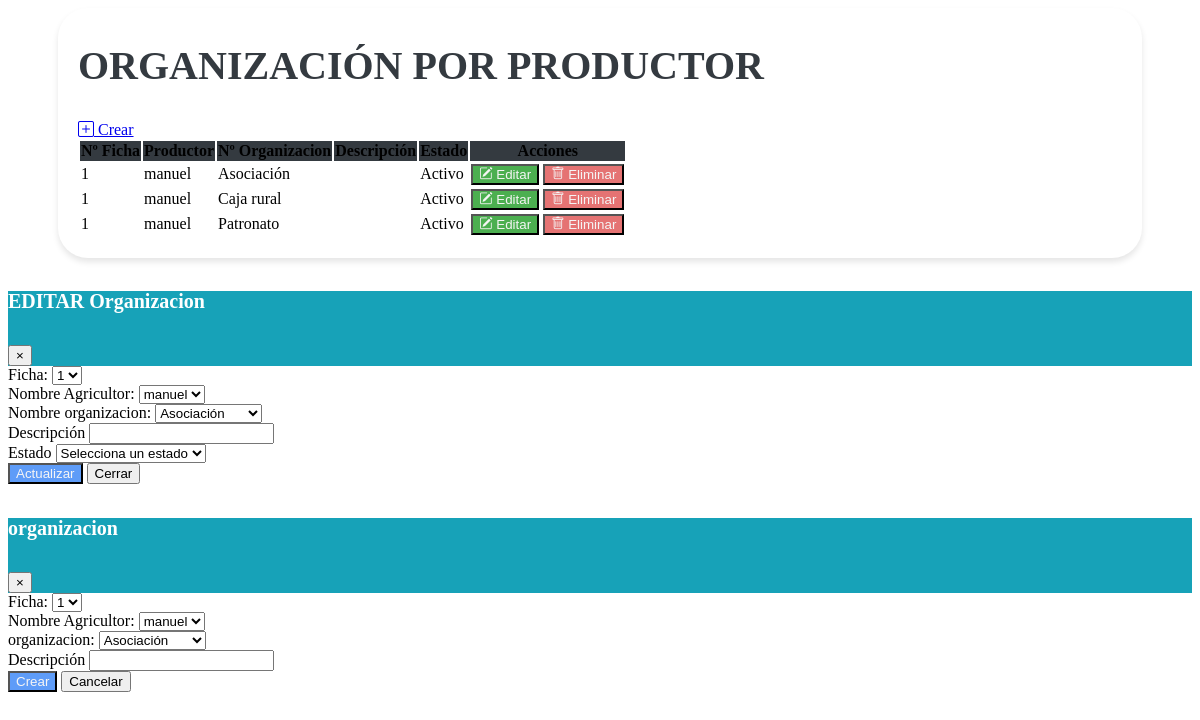
The page /vistas/Mantenimiento_Organizaciones_Productor.php on the database as committed earlier.
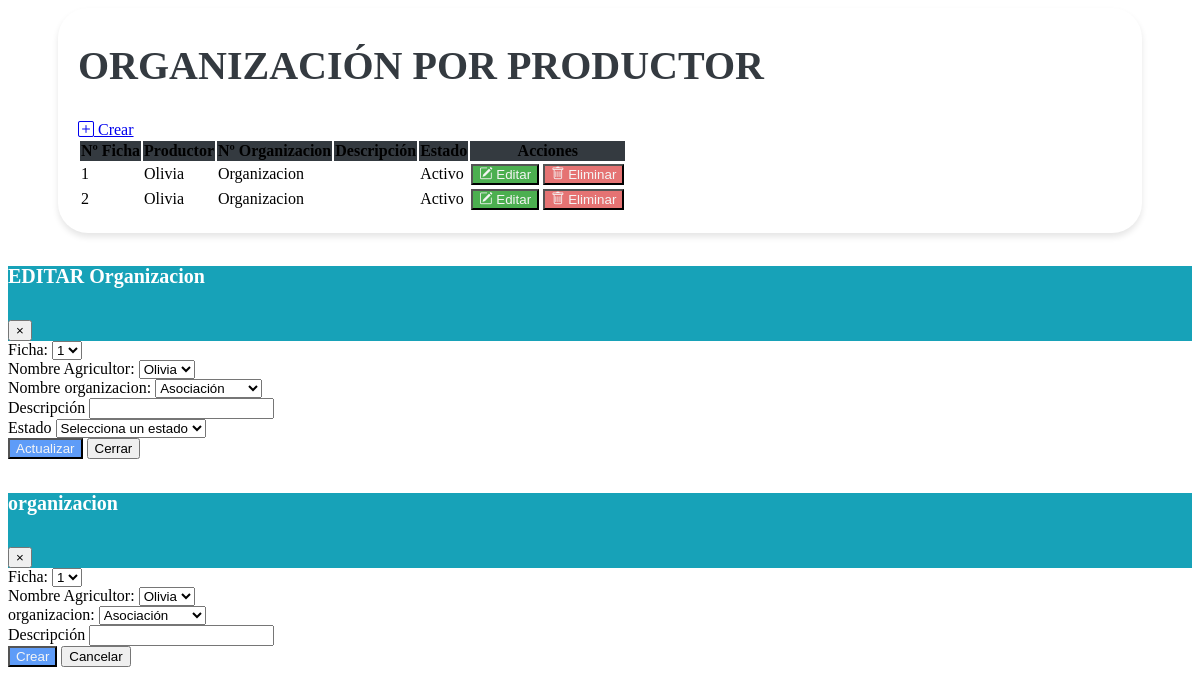
The same page on the database as committed later.
### tables this page shows
CREATE TABLE `tbl_organizaciones_por_productor` (
  `id_ficha` bigint(20) DEFAULT NULL,
  `id_productor` bigint(20) DEFAULT NULL,
  `id_organizacion` bigint(20) NOT NULL,
  `Id_Organizacion_Productor` bigint(20) NOT NULL,
  `descripcion` text DEFAULT NULL,
  `creado_por` varchar(50) DEFAULT NULL,
  `fecha_creacion` timestamp NOT NULL DEFAULT current_timestamp(),
  `modificado_por` varchar(50) DEFAULT NULL,
  `fecha_modificacion` timestamp NOT NULL DEFAULT current_timestamp() ON UPDATE current_timestamp(),
  `estado` enum('A','I') DEFAULT 'A'
);

CREATE TABLE `tbl_productor` (
  `id_ficha` varchar(50) DEFAULT NULL,
  `id_productor` bigint(20) NOT NULL,
  `primer_nombre` varchar(255) DEFAULT NULL,
  `segundo_nombre` varchar(255) DEFAULT NULL,
  `primer_apellido` varchar(255) DEFAULT NULL,
  `segundo_apellido` varchar(255) DEFAULT NULL,
  `identificacion` bigint(20) DEFAULT NULL,
  `fecha_nacimiento` date DEFAULT NULL,
  `genero` varchar(10) DEFAULT NULL,
  `estado_civil` varchar(20) DEFAULT NULL,
  `nivel_escolaridad` varchar(50) DEFAULT NULL,
  `ultimo_grado_escolar_aprobado` varchar(50) DEFAULT NULL,
  `telefono_1` int(11) DEFAULT NULL,
  `telefono_2` int(11) DEFAULT NULL,
  `telefono_3` int(11) DEFAULT NULL,
  `email_1` varchar(255) DEFAULT NULL,
  `email_2` varchar(255) DEFAULT NULL,
  `email_3` varchar(255) DEFAULT NULL,
  `descripcion` text DEFAULT NULL,
  `creado_por` varchar(25) DEFAULT NULL,
  `fecha_creacion` timestamp NOT NULL DEFAULT current_timestamp() ON UPDATE current_timestamp(),
  `modificado_por` varchar(25) DEFAULT NULL,
  `fecha_modificacion` timestamp NOT NULL DEFAULT current_timestamp(),
  `estado` enum('A','I') DEFAULT NULL
);

CREATE TABLE `tbl_organizaciones` (
  `id_organizacion` bigint(20) NOT NULL,
  `organizacion` varchar(255) DEFAULT NULL,
  `id_tipo_organizacion` bigint(20) DEFAULT NULL,
  `descripcion` text DEFAULT NULL,
  `creado_por` varchar(255) DEFAULT NULL,
  `fecha_creacion` timestamp NOT NULL DEFAULT current_timestamp(),
  `modificado_por` varchar(255) DEFAULT NULL,
  `fecha_modificacion` timestamp NOT NULL DEFAULT current_timestamp() ON UPDATE current_timestamp(),
  `estado` enum('A','I') DEFAULT NULL
);

### vistas/Mantenimiento_Organizaciones_Productor.php (the view, shortened to what the rows shown need)
<link href="https://cdn.jsdelivr.net/npm/bootstrap-icons@1.10.0/font/bootstrap-icons.css" rel="stylesheet">
<link rel="stylesheet" href="assets/css/estilos.css">
    <link rel="stylesheet" href="https://cdn.datatables.net/1.10.20/css/dataTables.bootstrap4.min.css">
<div class="containertable">
    <div class="d-flex justify-content-between align-items-end mb-4">
        <div>
            <h1 class="poppins-font mb-2">ORGANIZACIÓN POR PRODUCTOR</h1>
            <br>
        </div>
    </div>
    <div class="table-responsive">
    <table id="tablax" class="table table-hover">
            <thead class="table-dark text-center" style="background-color: #343A40;">
                <tr>
                    <th scope="col">Nº Ficha</th>
                    <th scope="col">Productor</th>
                    <th scope="col">Nº Organizacion</th>
                    <th scope="col">Descripción</th>
                    <th scope="col">Estado</th>
                    <th scope="col">Acciones</th>
                </tr>
            </thead>
            <tbody class="text-center">
                <?php
                include "../php/conexion_be.php";
                $sql = $conexion->query("SELECT OP.id_ficha, OP.Id_Organizacion_Productor, OP.id_productor, OP.id_organizacion, OP.modificado_por, OP.creado_por, P.primer_nombre, O.organizacion, OP.descripcion, OP.estado FROM tbl_organizaciones_por_productor OP INNER JOIN tbl_organizaciones O ON OP.id_organizacion = O.id_organizacion INNER JOIN tbl_productor P ON OP.id_productor = P.id_productor;");
                while ($datos = $sql->fetch_object()) { ?>
                    <tr>
                        <td><?= $datos->id_ficha ?></td>
                        <td><?= $datos->primer_nombre ?></td>
                        <td><?= $datos->organizacion ?></td>
                        <td><?= $datos->descripcion ?></td>
                        <td><?php
                            if ($datos->estado == "A") {
                                echo '<span class="badge bg-success">Activo</span>';
                            } else {
                                echo '<span class="badge bg-danger">Inactivo</span>';
                            }
                            ?></td>
                        <td>
                            <button type="button" class="btn btn-editar" data-toggle="modal" data-target="#modalEditar" onclick="abrirModalEditar
                            ('<?= $datos->Id_Organizacion_Productor ?>','<?= $datos->id_ficha ?>','<?= $datos->id_productor ?>', '<?= $datos->id_organizacion ?>' ,'<?= $datos->descripcion ?>', '<?= $datos->estado ?>'
                            )">
                                <i class="bi bi-pencil-square"></i>
                                Editar
                            </button>
                            <form id="deleteForm" method="POST" action="modelos/eliminar_organizacion_productor.php" style="display: inline;">
                                <button type="submit" class="btn btn-eliminar">
                                    <i class="bi bi-trash"></i>
                                    Eliminar
                                </button>
                            </form>
                        </td>
                    </tr>
                <?php }
                ?>
            </tbody>
        </table>
    </div>
</div>

Rows that differ between the two databases and show on the page:
removed tbl_organizaciones_por_productor: id_ficha "1", id_productor.primer_nombre "manuel", id_organizacion.organizacion "Asociación", estado "Activo"
removed tbl_organizaciones_por_productor: id_ficha "1", id_productor.primer_nombre "manuel", id_organizacion.organizacion "Caja rural", estado "Activo"
removed tbl_organizaciones_por_productor: id_ficha "1", id_productor.primer_nombre "manuel", id_organizacion.organizacion "Patronato", estado "Activo"
added tbl_organizaciones_por_productor: id_ficha "1", id_productor.primer_nombre "Olivia", id_organizacion.organizacion "Organizacion", estado "Activo"
added tbl_organizaciones_por_productor: id_ficha "2", id_productor.primer_nombre "Olivia", id_organizacion.organizacion "Organizacion", estado "Activo"
Other text that changed with them:
form field id_productor: "manuel" → "Olivia"
